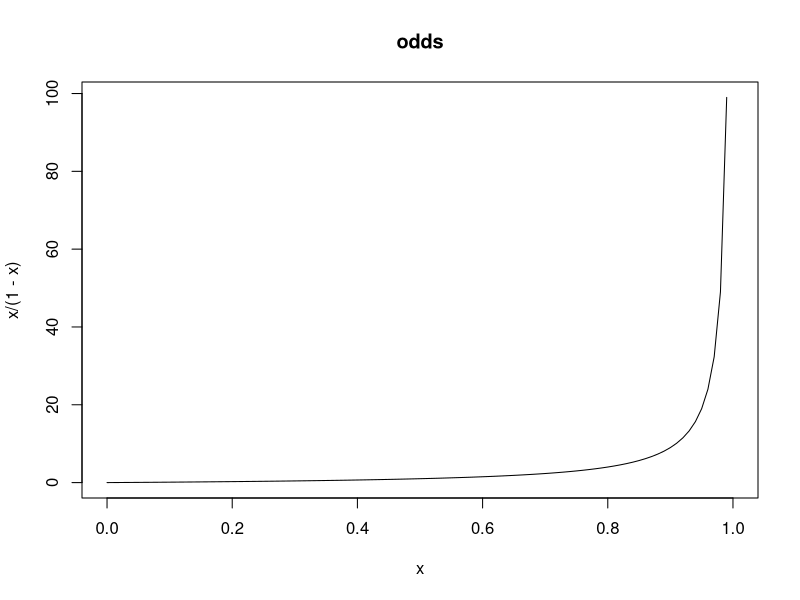
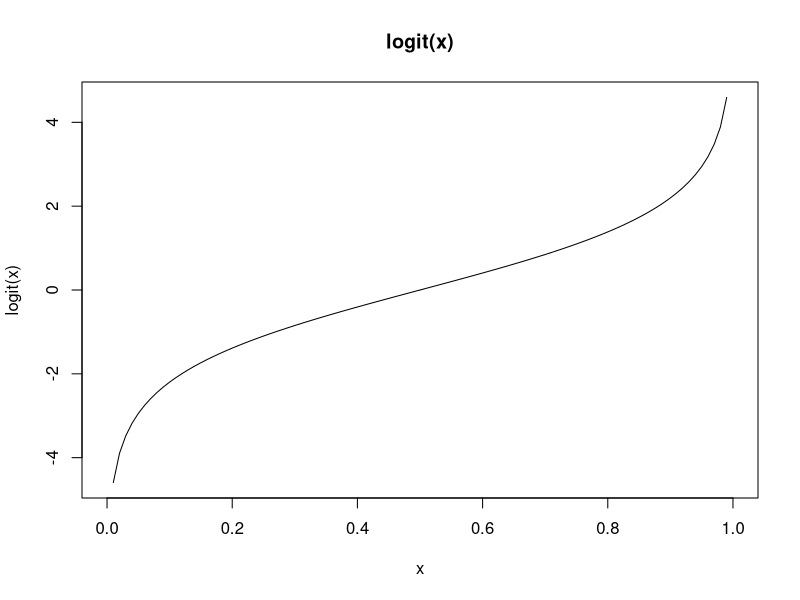
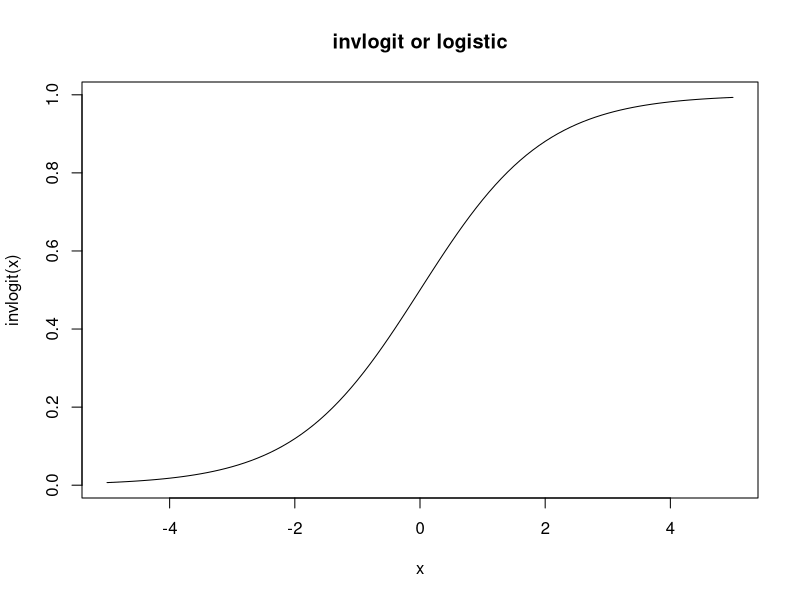
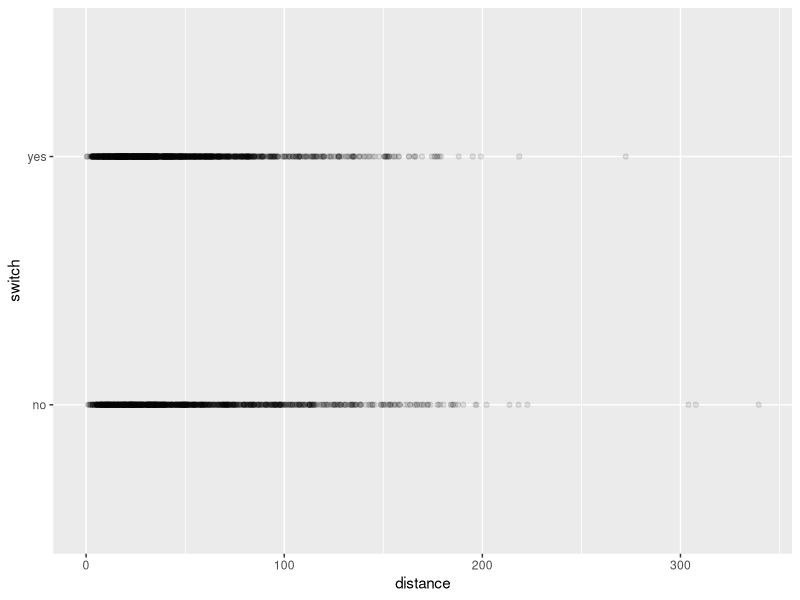
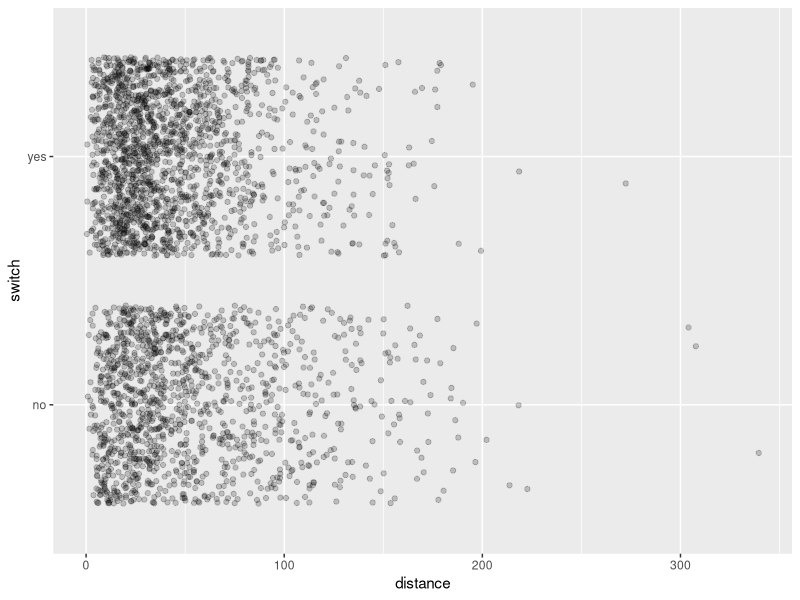
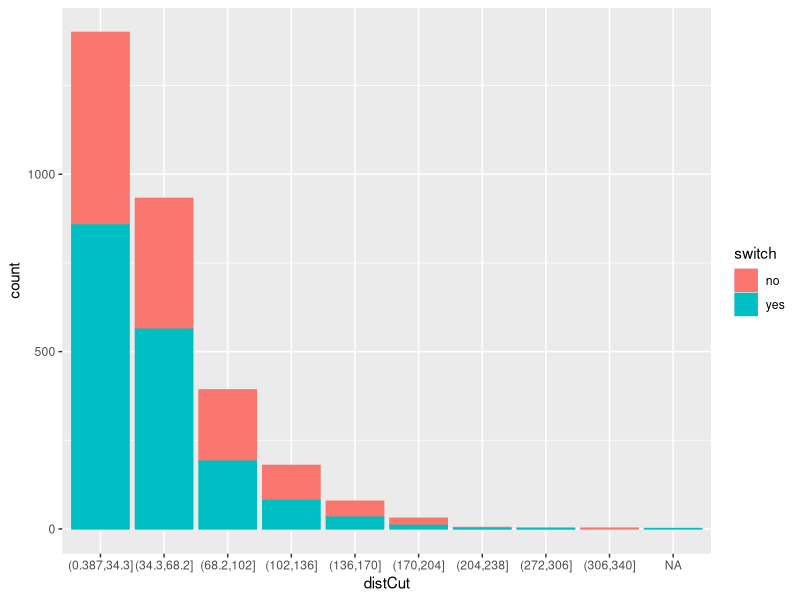
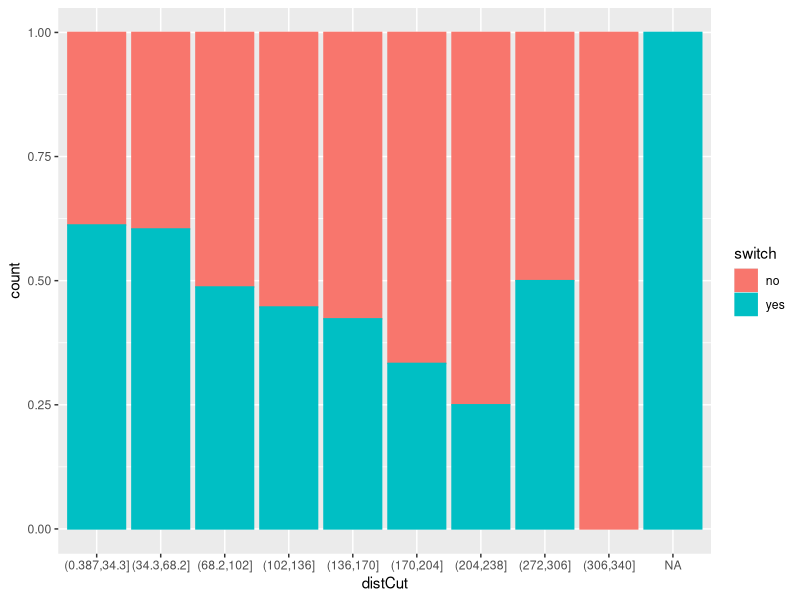
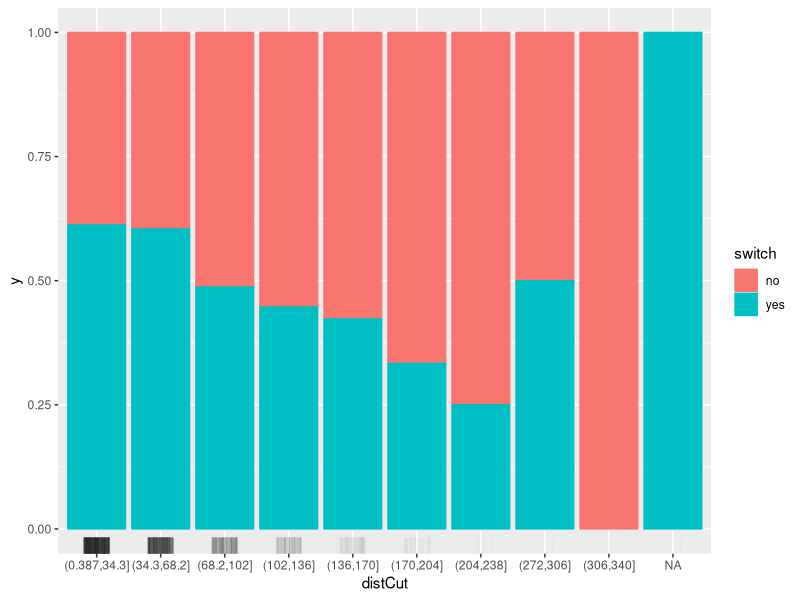

Source code (R) for these figures, in order:
## ---- chunk 1
knitr::opts_chunk$set(echo = TRUE)
## ---- chunk 2
library(arm)
invlogit
logit
curve(x/(1-x), xlim=c(0,1), main='odds')
curve(logit(x), xlim=c(0,1), main='logit(x)')
curve(invlogit(x), xlim=c(-5,5), main='invlogit or logistic')
## ---- chunk 3
data(Wells, package='carData')
summary(Wells)
## ---- chunk 4
library(ggplot2)
ggplot(data=Wells) + geom_point(aes(x=distance, y=switch), alpha=0.1)
ggplot(data=Wells) + geom_jitter(aes(x=distance, y=switch), alpha=0.2) 
## ---- chunk 5
library(dplyr)
Wells_cut <- 
  Wells %>% summarise(min = min(distance), max = max(distance), by = (max-min)/10)  
Wells <- 
  Wells %>% mutate(distCut = cut(distance, 
                                 breaks=seq(Wells_cut$min, Wells_cut$max, Wells_cut$by))) 
ggplot(data=Wells, aes(x=distCut, col=switch, fill=switch)) + geom_bar()
ggplot(data=Wells, aes(x=distCut, col=switch, fill=switch)) + geom_bar(position = "fill" )
ggplot(data=Wells, aes(x=distCut, col=switch, fill=switch)) + geom_bar(position = "fill" ) + 
  geom_rug(aes(x=distCut, y=0.5), position=position_jitter(width=0.2),    alpha=0.02, sides='b', col='black')
## ---- chunk 6
library(dplyr)
Wells_cut <- 
  Wells %>% summarise(min = min(distance), max = max(distance), by = (max-min)/5)  
Wells <- 
  Wells %>% mutate(distCut = cut(distance, 
                                 breaks=seq(Wells_cut$min, Wells_cut$max, Wells_cut$by))) 
ggplot(data=Wells, aes(x=distCut, col=switch, fill=switch)) + geom_bar()
ggplot(data=Wells, aes(x=distCut, col=switch, fill=switch)) + geom_bar(position = "fill" )
ggplot(data=Wells, aes(x=distCut, col=switch, fill=switch)) + geom_bar(position = "dodge" ) +
  scale_y_log10()
## ---- chunk 7
fit0 <- glm(switch ~ distance, family=binomial(link="logit"), 
            data=Wells)
fit0 # 계수 및 model fit(Null Deviance, Residual Deviance, AIC) 확인
## ---- chunk 8
summary(fit0)
coef(fit0)
confint(fit0)

newdat = data.frame(distance = seq(0, 500, 10))
predy <- predict(fit0, newdata=newdat, type='link', se.fit=TRUE)
head(predy) # predy$fit, $se.fit, 
prob = 0.95
predy$lwr <- predy$fit + qnorm((1-prob)/2)*predy$se.fit
predy$upr <- predy$fit + qnorm(1-(1-prob)/2)*predy$se.fit

dfPredy <- data.frame(predy)
dfPredy$distance <- newdat$distance

library(arm)
dfPredy <- 
  dfPredy %>% mutate(lwr = invlogit(lwr),
                     upr = invlogit(upr),
                     fit = invlogit(fit))
## ---- chunk 9
library(effects)
eff <- effect("distance", fit0)
plot(eff, type='response') # type = "rescale", "response", "link"
#plot(eff, family="bionomial")

#effAll <- allEffects(fit0)
#plot(effAll, type='response')

Wells <- Wells %>% mutate(switchnum = ifelse(switch=="yes", 1, 0))
ggplot(data=Wells) + geom_jitter(aes(x=distance, y=switchnum), alpha=0.2, height=0.05) +
  geom_line(data=dfPredy, aes(x=distance, y=fit)) + 
  geom_ribbon(data=dfPredy %>% arrange(distance), aes(x=distance, y=fit, ymin=lwr, ymax=upr), alpha=0.2) 
#ggplot(data=Wells) + geom_jitter(aes(x=distance, y=switchnum), alpha=0.2, height=0.05) +
#  geom_line(data=dfPredy, aes(x=distance, y=fit)) + 
#  geom_ribbon(data=dfPredy %>% arrange(distance), aes(x=distance, y=fit, ymin=lwr, ymax=upr), alpha=0.2) +
#  xlim(-100, 500)

## ---- chunk 10
plot(fit0)
## ---- chunk 11
binnedplot(fitted(fit0), 
           residuals(fit0, type = "response"),
# type should be one of 'deviance', 'pearson', 'working', 'repsonse', 'partial'
           nclass = NULL, 
           xlab = "Expected Values", 
           ylab = "Average residual", 
           main = "Binned residual plot", 
           cex.pts = 0.8, 
           col.pts = 1, 
           col.int = "gray") 

## ---- chunk 12
fitA <- glm(switch ~ association, family=binomial(link="logit"), data=Wells)
summary(fitA)
coef(fitA)
confint(fitA)

eff <- effect("association", fitA)
plot(eff) # type = "rescale", "response", "link"
            
fitB <- glm(switch ~ distance + association, family=binomial(link="logit"), 
            data=Wells)
summary(fitB)
coef(fitB)
confint(fitB)

eff <- allEffects(fitB)
plot(eff, type='response') # type = "rescale", "response", "link"

#eff <- effect("distance", fitB)
#plot(eff, type='response') # type = "rescale", "response", "link"

fitC <- glm(switch ~ distance * association, family=binomial(link="logit"), 
            data=Wells)
summary(fitC)
coef(fitC)
confint(fitC)

eff <- allEffects(fitC)
plot(eff, type='response') # type = "rescale", "response", "link"

eff2 <- effect("distance*association", fitC)
#plot(eff2, type='response')
plot(eff2, type='response', multiline=TRUE)
plot(eff2, type='response', multiline=TRUE, confint=list(style='bands'))
## ---- chunk 13
data('GermanCredit', package='caret')
fit0 <- glm(Class ~ Age, data=GermanCredit, family=binomial)
library(arm)
binnedplot(fitted(fit0), 
           residuals(fit0, type = "response"),
# type should be one of 'deviance', 'pearson', 'working', 'repsonse', 'partial'
           nclass = NULL, 
           xlab = "Expected Values", 
           ylab = "Average residual", 
           main = "Binned residual plot", 
           cex.pts = 0.8, 
           col.pts = 1, 
           col.int = "gray") 
summary(fit0)

#plot(allEffects(fit0), type='rescale')
plot(allEffects(fit0), type='response')
#plot(allEffects(fit0), type='link')

#plot(effect('Age', fit0),  type='rescale')
#plot(effect('Age', fit0),  type='response')
#plot(effect('Age', fit0),  type='link')
## ---- chunk 14
fit1 <- glm(Class ~ Age + Housing.Rent, data=GermanCredit, family=binomial)
library(arm)
binnedplot(fitted(fit1), 
           residuals(fit1, type = "response"),
# type should be one of 'deviance', 'pearson', 'working', 'repsonse', 'partial'
           nclass = NULL, 
           xlab = "Expected Values", 
           ylab = "Average residual", 
           main = "Binned residual plot", 
           cex.pts = 0.8, 
           col.pts = 1, 
           col.int = "gray") 

summary(fit1)

#plot(allEffects(fit1), type='rescale')
plot(allEffects(fit1), type='response')

#plot(allEffects(fit1), type='link')

plot(effect('Age*Housing.Rent', fit1),  type='response')
plot(allEffects(fit1), type='response', multiline=TRUE, confint=list(style='bands'))
## ---- chunk 15
fit2 <- glm(Class ~ Age * Housing.Rent, data=GermanCredit, family=binomial)
library(arm)
binnedplot(fitted(fit2), 
           residuals(fit2, type = "response"),
# type should be one of 'deviance', 'pearson', 'working', 'repsonse', 'partial'
           nclass = NULL, 
           xlab = "Expected Values", 
           ylab = "Average residual", 
           main = "Binned residual plot", 
           cex.pts = 0.8, 
           col.pts = 1, 
           col.int = "gray") 

summary(fit2)

#plot(allEffects(fit1), type='rescale')
plot(allEffects(fit2), type='response')
plot(allEffects(fit2), type='response', multiline=TRUE)
#plot(allEffects(fit1), type='link')

plot(effect('Age*Housing.Rent', fit2),  type='response')
## ---- chunk 16
fit0 <- glm(switch ~ distance, family=binomial(link="logit"), 
            data=Wells)
pred <- predict(fit0, type='link') > 0
pred <- ifelse(pred == TRUE, "yes", "no")
pred <- factor(pred, levels = c('no', 'yes'))
table(pred, Wells$switch)
library(caret)
confusionMatrix(pred, Wells$switch, positive='yes')
